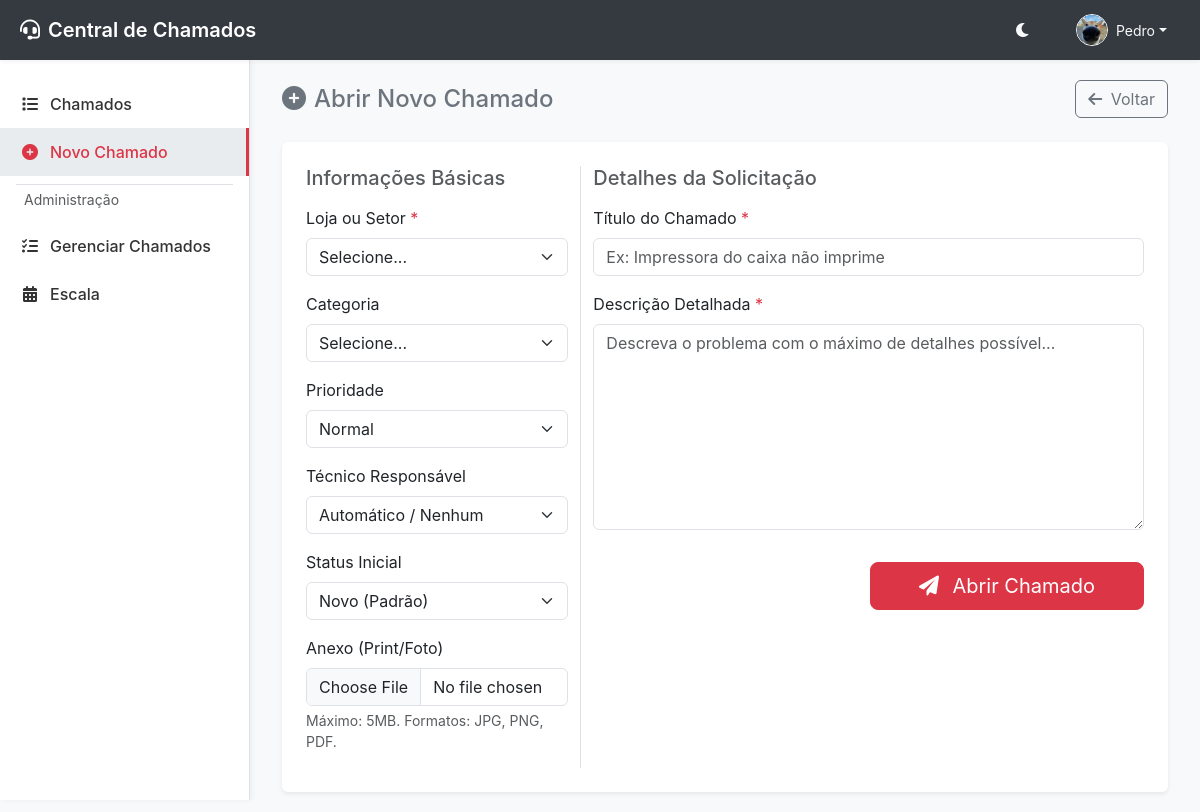
Screenshot of /novo (signed in) with the database file from the repository.
### app/models.py (models this page shows, shortened)
class User(UserMixin, db.Model):
    __tablename__ = 'users'
    id = db.Column(db.Integer, primary_key=True)
    username = db.Column(db.String(64), index=True, unique=True, nullable=False)
    email = db.Column(db.String(120), index=True, unique=True, nullable=False)
    password_hash = db.Column(db.String(256))
    role = db.Column(db.String(20), default='user', index=True) # user, technician, admin, manager, supervisor
    is_technician = db.Column(db.Boolean, default=False, index=True) # Secondary flag to allow admins/managers to act as technicians
    department = db.Column(db.String(100), index=True)
    profile_image = db.Column(db.String(255))
    is_active = db.Column(db.Boolean, default=True, index=True)
    created_at = db.Column(db.DateTime, default=datetime.utcnow)

### app/modules/chamados/routes.py (the view)
@chamados_bp.route('/novo', methods=['GET', 'POST'])
@login_required
def novo_chamado():
    if request.method == 'POST':
        service.create_ticket(request.form, current_user, request.files)
        flash('Chamado criado com sucesso!', 'success')
        return redirect(url_for('chamados.index'))
    stores = service.get_all_stores()
    categories = service.get_all_categories()
    technicians = service.get_all_technicians()
    return render_template('novo_chamado.html', stores=stores, categories=categories, technicians=technicians, active_page='novo_chamado')

### app/modules/chamados/service.py (called while the page is built)
    def get_all_stores(self):
        from app.modules.lojas.models import Store
        from app.utils import natural_sort_key
        stores = Store.query.all()
        return sorted(stores, key=lambda x: natural_sort_key(x.name))

    def get_all_categories(self):
        from .models import Category
        return Category.query.filter_by(active=True).order_by(Category.name).all()

    def get_all_technicians(self):
        from app.models import User
        from sqlalchemy import or_
        return User.query.filter(or_(User.role == 'tecnico', User.is_technician == True)).all()

### app/utils.py (called while the page is built)
def natural_sort_key(s):
    if not s:
        return []
    s = str(s).lower()
    return [int(text) if text.isdigit() else text for text in re.split('([0-9]+)', s)]

### app/templates/novo_chamado.html (shortened to what this page needs)
{% extends "base.html" %}
{% block content %}
<div class="d-flex justify-content-between align-items-center mb-4 flex-wrap gap-2">
    <h4 class="mb-0 text-secondary"><i class="fas fa-plus-circle me-2"></i>Abrir Novo Chamado</h4>
    <a href="{{ url_for('chamados.listar_chamados') }}" class="btn btn-outline-secondary"><i class="fas fa-arrow-left me-1"></i> Voltar</a>
</div>
<div class="card border-0 shadow-sm">
    <div class="card-body p-4">
        <form action="{{ url_for('chamados.novo_chamado') }}" method="POST" enctype="multipart/form-data">
            <div class="row g-4">
                <div class="col-md-4 border-end">
                    <h5 class="card-title mb-3 text-muted">Informações Básicas</h5>
                    <div class="mb-3">
                        <label for="loja" class="form-label">Loja ou Setor <span class="text-danger">*</span></label>
                        <select class="form-select" id="loja" name="store_id" required>
                            <option value="" selected disabled>Selecione...</option>
                        </select>
                    </div>
                    <div class="mb-3">
                        <label for="categoria" class="form-label">Categoria</label>
                        <select class="form-select" id="categoria" name="category" required>
                            <option value="" selected disabled>Selecione...</option>
                        </select>
                    </div>
                    <div class="mb-3">
                        <label for="prioridade" class="form-label">Prioridade</label>
                        <select class="form-select" id="prioridade" name="priority">
                            <option value="normal" selected>Normal</option>
                        </select>
                    </div>
                    <div class="mb-3">
                        <label for="tecnico" class="form-label">Técnico Responsável</label>
                        <select class="form-select" id="tecnico" name="technician_id">
                            <option value="" selected>Automático / Nenhum</option>
                        </select>
                    </div>
                    <div class="mb-3">
                        <label for="status" class="form-label">Status Inicial</label>
                        <select class="form-select" id="status" name="status">
                            <option value="novo" selected>Novo (Padrão)</option>
                        </select>
                    </div>
                    <div class="mb-3">
                        <label for="anexo" class="form-label">Anexo (Print/Foto)</label>
                        <input class="form-control" type="file" id="anexo" name="attachment">
                        <div class="form-text">Máximo: 5MB. Formatos: JPG, PNG, PDF.</div>
                    </div>
                </div>
                <div class="col-md-8">
                    <h5 class="card-title mb-3 text-muted">Detalhes da Solicitação</h5>
                    <div class="mb-3">
                        <label for="titulo" class="form-label">Título do Chamado <span class="text-danger">*</span></label>
                        <input type="text" class="form-control" id="titulo" name="title" placeholder="Ex: Impressora do caixa não imprime" required>
                    </div>
                    <div class="mb-3">
                        <label for="descricao" class="form-label">Descrição Detalhada <span class="text-danger">*</span></label>
                        <textarea class="form-control" id="descricao" name="description" rows="8" placeholder="Descreva o problema com o máximo de detalhes possível..." required></textarea>
                    </div>
                    <div class="d-flex justify-content-end pt-3">
                        <button type="submit" class="btn btn-primary btn-lg px-5">
                            <i class="fas fa-paper-plane me-2"></i> Abrir Chamado
                        </button>
                    </div>
                </div>
            </div>
        </form>
    </div>
</div>
{% endblock %}

### app/templates/base.html (shortened to what this page needs)
<!DOCTYPE html>
<html lang="pt-br">
<head>
    <link href="https://cdn.jsdelivr.net/npm/bootstrap@5.3.0/dist/css/bootstrap.min.css" rel="stylesheet">
    <link href="https://cdnjs.cloudflare.com/ajax/libs/font-awesome/6.0.0/css/all.min.css" rel="stylesheet">
    <link rel="stylesheet" href="{{ url_for('static', filename='css/style.css') }}?v=4">
    <link rel="stylesheet" href="{{ url_for('static', filename='css/mobile.css') }}?v=1">
</head>
<body>
    {% if current_user.is_authenticated %}
    <nav class="topbar">
        <div class="brand">
            <i class="fas fa-headset me-2"></i> Central de Chamados
        </div>
        <div class="user-menu">
            <button class="btn btn-link text-light p-0 me-3" id="theme-toggle" title="Alternar Tema">
                <i class="fas fa-moon"></i>
            </button>
            <div class="dropdown">
                <button class="btn btn-link text-light text-decoration-none dropdown-toggle d-flex align-items-center" type="button" id="userDropdown" data-bs-toggle="dropdown" aria-expanded="false">
                    {% if current_user.profile_image %}
                    <img src="{{ url_for('static', filename='uploads/profiles/' + current_user.profile_image) }}" alt="Avatar" class="rounded-circle border border-light" style="width: 32px; height: 32px; object-fit: cover;">
                    {% else %}
                    <i class="fas fa-user-circle fa-lg"></i>
                    {% endif %}
                    <span class="ms-2 small d-none d-md-inline">{{ current_user.username }}</span>
                </button>
            </div>
        </div>
    </nav>
    {% endif %}
    {% if current_user.is_authenticated %}
    <div class="sidebar bg-surface">
        <nav class="nav flex-column">
            <a class="nav-link {% if active_page == 'chamados' %}active{% endif %}" href="{{ url_for('chamados.listar_chamados') }}">
                <i class="fas fa-list"></i> Chamados
            </a>
            <a class="nav-link {% if active_page == 'novo_chamado' %}active{% endif %}" href="{{ url_for('chamados.novo_chamado') }}">
                <i class="fas fa-plus-circle"></i> Novo Chamado
            </a>
            {% if current_user.role in ['admin', 'manager', 'supervisor', 'tecnico'] %}
            <div class="border-top my-2 mx-3 text-muted small px-2 py-1">Administração</div>
            <a class="nav-link {% if active_page == 'gerenciar_chamados' %}active{% endif %}" href="{{ url_for('chamados.gerenciar_chamados') }}">
                <i class="fas fa-tasks"></i> Gerenciar Chamados
            </a>
            {% endif %}
            {% if current_user.role in ['admin', 'manager', 'supervisor', 'tecnico'] %}
            <a class="nav-link {% if active_page == 'escala' %}active{% endif %}" href="{{ url_for('escala.index') }}">
                <i class="fas fa-calendar-alt"></i> Escala
            </a>
            {% endif %}
        </nav>
    </div>
    {% endif %}
    <main class="main-content" {% if not current_user.is_authenticated %}style="margin-left: 0; padding-top: 20px;"{% endif %}>
        <div class="container-fluid">
            {% block content %}{% endblock %}
        </div>
    </main>
</body>
</html>

### rows the page displays
User: profile_image (picture), username "Pedro"
